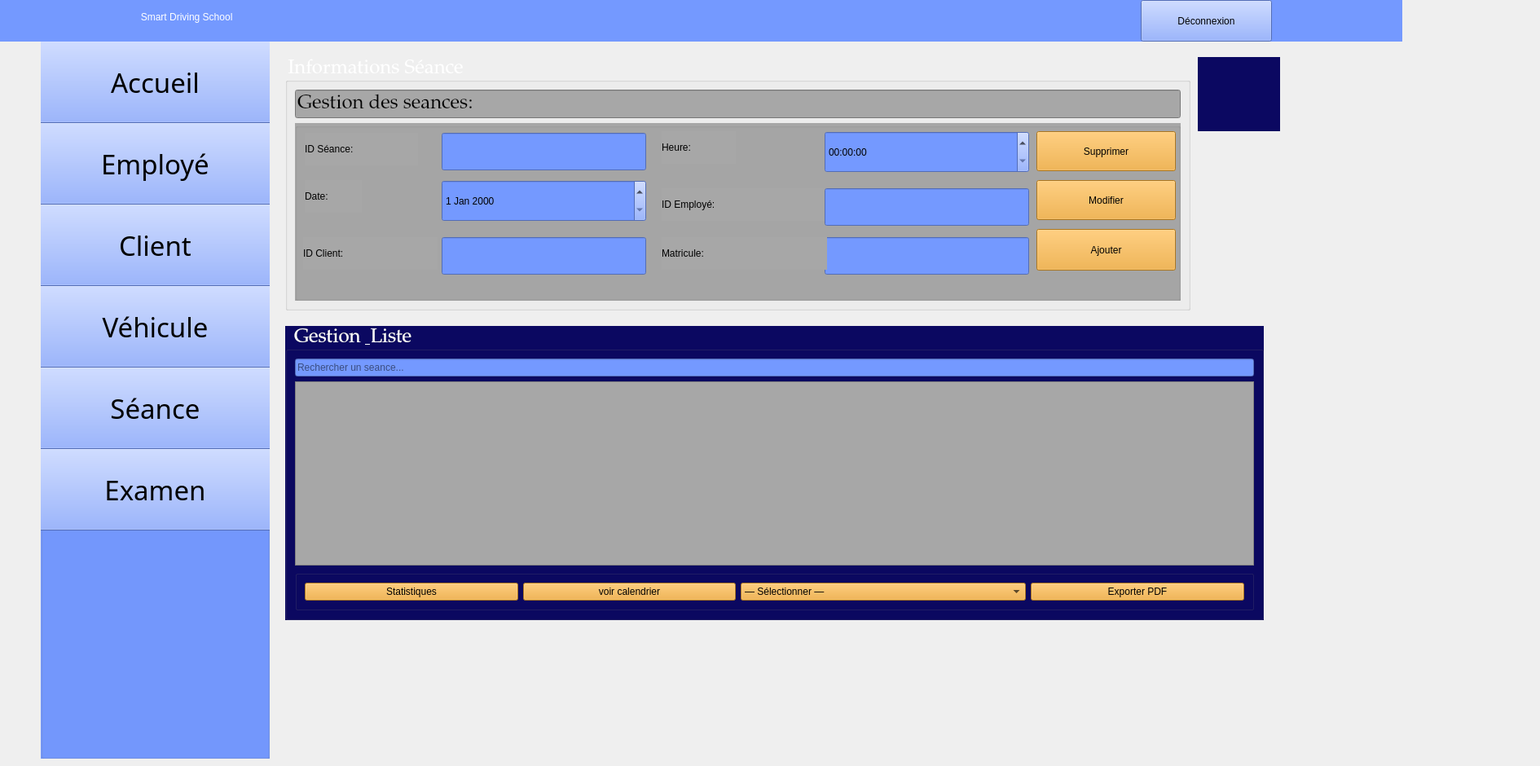
    <widget class="QWidget" name="seance">
     <widget class="QLabel" name="label_95">
      <property name="geometry">
       <rect>
        <x>-160</x>
        <y>-10</y>
        <width>1881</width>
        <height>61</height>
       </rect>
      </property>
      <property name="styleSheet">
       <string notr="true">color: rgb(255, 255, 255);
background-color: rgb(116, 153, 255);
font: 24pt &quot;Segoe UI Symbol&quot;;</string>
      </property>
      <property name="text">
       <string>                                                                                                    Smart Driving School         </string>
      </property>
     </widget>
     <widget class="QGroupBox" name="groupBox_16">
      <property name="geometry">
       <rect>
        <x>50</x>
        <y>30</y>
        <width>281</width>
        <height>901</height>
       </rect>
      </property>
      <property name="styleSheet">
       <string notr="true">background-color: rgb(116, 153, 255);</string>
      </property>
      <property name="title">
       <string/>
      </property>
      <widget class="QPushButton" name="pushButton30">
       <property name="geometry">
        <rect>
         <x>-20</x>
         <y>20</y>
         <width>321</width>
         <height>101</height>
        </rect>
       </property>
       <property name="font">
        <font>
         <family>Romantic</family>
         <pointsize>25</pointsize>
         <italic>false</italic>
         <bold>false</bold>
        </font>
       </property>
       <property name="styleSheet">
        <string notr="true">background-color: rgb(116, 153, 255);
font: 25pt &quot;Romantic&quot;;</string>
       </property>
       <property name="text">
        <string>Accueil</string>
       </property>
       <property name="icon">
        <iconset theme="QIcon::ThemeIcon::GoHome"/>
       </property>
       <property name="iconSize">
        <size>
         <width>35</width>
         <height>35</height>
        </size>
       </property>
      </widget>
      <widget class="QPushButton" name="pushButton31">
       <property name="geometry">
        <rect>
         <x>-20</x>
         <y>120</y>
         <width>321</width>
         <height>101</height>
        </rect>
       </property>
       <property name="font">
        <font>
         <family>Romantic</family>
         <pointsize>25</pointsize>
         <italic>false</italic>
         <bold>false</bold>
        </font>
       </property>
       <property name="styleSheet">
        <string notr="true">background-color: rgb(116, 153, 255);
font: 25pt &quot;Romantic&quot;;</string>
       </property>
       <property name="text">
        <string>Employé</string>
       </property>
       <property name="icon">
        <iconset resource="ressources.qrc">
         <normaloff>:/images/46db9ee3d4b3323457222bb8db7f3b42.png</normaloff>:/images/46db9ee3d4b3323457222bb8db7f3b42.png</iconset>
       </property>
       <property name="iconSize">
        <size>
         <width>45</width>
         <height>45</height>
        </size>
       </property>
      </widget>
      <widget class="QPushButton" name="pushButton32">
       <property name="geometry">
        <rect>
         <x>-20</x>
         <y>220</y>
         <width>321</width>
         <height>101</height>
        </rect>
       </property>
       <property name="font">
        <font>
         <family>Romantic</family>
         <pointsize>25</pointsize>
         <italic>false</italic>
         <bold>false</bold>
        </font>
       </property>
       <property name="styleSheet">
        <string notr="true">background-color: rgb(116, 153, 255);
font: 25pt &quot;Romantic&quot;;</string>
       </property>
       <property name="text">
        <string>Client</string>
       </property>
       <property name="icon">
        <iconset resource="ressources.qrc">
         <normaloff>:/images/0527f41904e77feddb97e532fe74d08f.png</normaloff>:/images/0527f41904e77feddb97e532fe74d08f.png</iconset>
       </property>
       <property name="iconSize">
        <size>
         <width>40</width>
         <height>40</height>
        </size>
       </property>
      </widget>
      <widget class="QPushButton" name="pushButton33">
       <property name="geometry">
        <rect>
         <x>-20</x>
         <y>320</y>
         <width>321</width>
         <height>101</height>
        </rect>
       </property>
       <property name="font">
        <font>
         <family>Romantic</family>
         <pointsize>25</pointsize>
         <italic>false</italic>
         <bold>false</bold>
        </font>
       </property>
       <property name="styleSheet">
        <string notr="true">background-color: rgb(116, 153, 255);
font: 25pt &quot;Romantic&quot;;</string>
       </property>
       <property name="text">
        <string>Véhicule</string>
       </property>
       <property name="icon">
        <iconset resource="ressources.qrc">
         <normaloff>:/images/cbad98069fae8d5554390bd40b0b561c.png</normaloff>:/images/cbad98069fae8d5554390bd40b0b561c.png</iconset>
       </property>
       <property name="iconSize">
        <size>
         <width>60</width>
         <height>60</height>
        </size>
       </property>
      </widget>
      <widget class="QPushButton" name="pushButton34">
       <property name="geometry">
        <rect>
         <x>-20</x>
         <y>420</y>
         <width>321</width>
         <height>101</height>
        </rect>
       </property>
       <property name="font">
        <font>
         <family>Romantic</family>
         <pointsize>25</pointsize>
         <italic>false</italic>
         <bold>false</bold>
        </font>
       </property>
       <property name="styleSheet">
        <string notr="true">background-color: rgb(116, 153, 255);
font: 25pt &quot;Romantic&quot;;</string>
       </property>
       <property name="text">
        <string>Séance</string>
       </property>
       <property name="icon">
        <iconset resource="ressources.qrc">
         <normaloff>:/images/c53651e2209ddb3281ed3a114fae2cfb.png</normaloff>:/images/c53651e2209ddb3281ed3a114fae2cfb.png</iconset>
       </property>
       <property name="iconSize">
        <size>
         <width>50</width>
         <height>50</height>
        </size>
       </property>
      </widget>
      <widget class="QPushButton" name="pushButton35">
       <property name="geometry">
        <rect>
         <x>-20</x>
         <y>520</y>
         <width>321</width>
         <height>101</height>
        </rect>
       </property>
       <property name="font">
        <font>
         <family>Romantic</family>
         <pointsize>25</pointsize>
         <italic>false</italic>
         <bold>false</bold>
        </font>
       </property>
       <property name="styleSheet">
        <string notr="true">background-color: rgb(116, 153, 255);
font: 25pt &quot;Romantic&quot;;</string>
       </property>
       <property name="text">
        <string>Examen</string>
       </property>
       <property name="icon">
        <iconset resource="ressources.qrc">
         <normaloff>:/images/7001e00fd5b7f2745c5e91ff547f4763.png</normaloff>:/images/7001e00fd5b7f2745c5e91ff547f4763.png</iconset>
       </property>
       <property name="iconSize">
        <size>
         <width>50</width>
         <height>50</height>
        </size>
       </property>
      </widget>
     </widget>
     <widget class="QLabel" name="label_96">
      <property name="geometry">
       <rect>
        <x>670</x>
        <y>10</y>
        <width>41</width>
        <height>31</height>
       </rect>
      </property>
      <property name="styleSheet">
       <string notr="true">background-color: rgb(116, 153, 255);</string>
      </property>
      <property name="text">
       <string/>
      </property>
      <property name="pixmap">
       <pixmap resource="ressources.qrc">:/images/image22.png</pixmap>
      </property>
      <property name="scaledContents">
       <bool>true</bool>
      </property>
     </widget>
     <widget class="QLabel" name="label_97">
      <property name="geometry">
       <rect>
        <x>1020</x>
        <y>10</y>
        <width>41</width>
        <height>31</height>
       </rect>
      </property>
      <property name="styleSheet">
       <string notr="true">background-color: rgb(116, 153, 255);</string>
      </property>
      <property name="text">
       <string/>
      </property>
      <property name="pixmap">
       <pixmap resource="ressources.qrc">:/images/image22.png</pixmap>
      </property>
      <property name="scaledContents">
       <bool>true</bool>
      </property>
     </widget>
     <widget class="QLabel" name="label_98">
      <property name="geometry">
       <rect>
        <x>1470</x>
        <y>70</y>
        <width>101</width>
        <height>91</height>
       </rect>
      </property>
      <property name="styleSheet">
       <string notr="true">background-color: rgb(11, 8, 97);</string>
      </property>
      <property name="text">
       <string/>
      </property>
      <property name="pixmap">
       <pixmap resource="ressources.qrc">:/images/logoc++++.png</pixmap>
      </property>
      <property name="scaledContents">
       <bool>true</bool>
      </property>
     </widget>
     <widget class="QPushButton" name="pushButton179">
      <property name="geometry">
       <rect>
        <x>1400</x>
        <y>0</y>
        <width>161</width>
        <height>51</height>
       </rect>
      </property>
      <property name="styleSheet">
       <string notr="true">font: 700 11pt &quot;Romantic&quot;;
background-color: rgb(116, 153, 255);</string>
      </property>
      <property name="text">
       <string>Déconnexion</string>
      </property>
     </widget>
     <widget class="QGroupBox" name="groupBoxForm">
      <property name="geometry">
       <rect>
        <x>350</x>
        <y>70</y>
        <width>1111</width>
        <height>311</height>
       </rect>
      </property>
      <property name="font">
       <font>
        <family>Palatino Linotype</family>
        <pointsize>18</pointsize>
       </font>
      </property>
      <property name="styleSheet">
       <string notr="true">color: rgb(255, 255, 255);</string>
      </property>
      <property name="title">
       <string>Informations Séance</string>
      </property>
      <layout class="QVBoxLayout" name="leftPanel">
       <item>
        <widget class="QLineEdit" name="lineEdit_7">
         <property name="font">
          <font>
           <family>Palatino Linotype</family>
           <pointsize>18</pointsize>
           <italic>false</italic>
           <bold>false</bold>
          </font>
         </property>
         <property name="styleSheet">
          <string notr="true">background-color: rgb(167, 167, 167); font: 18pt &quot;Palatino Linotype&quot;;
color: rgb(0, 0, 0);</string>
         </property>
         <property name="text">
          <string>Gestion des seances:</string>
         </property>
        </widget>
       </item>
       <item>
        <widget class="QGroupBox" name="groupBoxInputs">
         <property name="styleSheet">
          <string notr="true">background-color: rgb(167, 167, 167); color: rgb(0, 0, 0); font: 18pt &quot;Palatino Linotype&quot;;</string>
         </property>
         <widget class="QLabel" name="label_id">
          <property name="geometry">
           <rect>
            <x>12</x>
            <y>12</y>
            <width>139</width>
            <height>40</height>
           </rect>
          </property>
          <property name="text">
           <string>ID Séance:</string>
          </property>
         </widget>
         <widget class="QLineEdit" name="lineEdit_idSeance">
          <property name="geometry">
           <rect>
            <x>180</x>
            <y>12</y>
            <width>251</width>
            <height>46</height>
           </rect>
          </property>
          <property name="styleSheet">
           <string notr="true">background-color: rgb(116, 153, 255);</string>
          </property>
         </widget>
         <widget class="QLabel" name="label_date">
          <property name="geometry">
           <rect>
            <x>12</x>
            <y>70</y>
            <width>70</width>
            <height>40</height>
           </rect>
          </property>
          <property name="text">
           <string>Date:</string>
          </property>
         </widget>
         <widget class="QDateEdit" name="dateEdit_seance">
          <property name="geometry">
           <rect>
            <x>180</x>
            <y>70</y>
            <width>251</width>
            <height>51</height>
           </rect>
          </property>
          <property name="styleSheet">
           <string notr="true">background-color: rgb(116, 153, 255);</string>
          </property>
         </widget>
         <widget class="QLabel" name="label_heure">
          <property name="geometry">
           <rect>
            <x>450</x>
            <y>10</y>
            <width>91</width>
            <height>40</height>
           </rect>
          </property>
          <property name="text">
           <string>Heure:</string>
          </property>
         </widget>
         <widget class="QTimeEdit" name="timeEdit_seance">
          <property name="geometry">
           <rect>
            <x>650</x>
            <y>10</y>
            <width>251</width>
            <height>51</height>
           </rect>
          </property>
          <property name="styleSheet">
           <string notr="true">background-color: rgb(116, 153, 255);</string>
          </property>
         </widget>
         <widget class="QLabel" name="label_employe">
          <property name="geometry">
           <rect>
            <x>450</x>
            <y>80</y>
            <width>203</width>
            <height>40</height>
           </rect>
          </property>
          <property name="text">
           <string>ID Employé:</string>
          </property>
         </widget>
         <widget class="QLineEdit" name="lineEdit_idEmploye">
          <property name="geometry">
           <rect>
            <x>650</x>
            <y>80</y>
            <width>251</width>
            <height>46</height>
           </rect>
          </property>
          <property name="styleSheet">
           <string notr="true">background-color: rgb(116, 153, 255);</string>
          </property>
         </widget>
         <widget class="QLabel" name="label_client">
          <property name="geometry">
           <rect>
            <x>10</x>
            <y>140</y>
            <width>165</width>
            <height>40</height>
           </rect>
          </property>
          <property name="text">
           <string>ID Client:</string>
          </property>
         </widget>
         <widget class="QLineEdit" name="lineEdit_idClient_2">
          <property name="geometry">
           <rect>
            <x>180</x>
            <y>140</y>
            <width>251</width>
            <height>46</height>
           </rect>
          </property>
          <property name="styleSheet">
           <string notr="true">background-color: rgb(116, 153, 255);</string>
          </property>
         </widget>
         <widget class="QPushButton" name="ajouterSeance">
          <property name="geometry">
           <rect>
            <x>910</x>
            <y>130</y>
            <width>171</width>
            <height>51</height>
           </rect>
          </property>
          <property name="styleSheet">
           <string notr="true">font: 16pt &quot;Palatino Linotype&quot;;
background-color: rgb(241, 165, 40);</string>
          </property>
          <property name="text">
           <string>Ajouter</string>
          </property>
          <property name="icon">
           <iconset theme="QIcon::ThemeIcon::ListAdd"/>
          </property>
         </widget>
         <widget class="QLineEdit" name="lineEdit_matricule_2">
          <property name="geometry">
           <rect>
            <x>650</x>
            <y>140</y>
            <width>251</width>
            <height>46</height>
           </rect>
          </property>
          <property name="styleSheet">
           <string notr="true">background-color: rgb(116, 153, 255);</string>
          </property>
         </widget>
         <widget class="QLabel" name="label_employe_2">
          <property name="geometry">
           <rect>
            <x>450</x>
            <y>140</y>
            <width>203</width>
            <height>40</height>
           </rect>
          </property>
          <property name="text">
           <string>Matricule:</string>
          </property>
         </widget>
         <widget class="QPushButton" name="modifierSeance">
          <property name="geometry">
           <rect>
            <x>910</x>
            <y>70</y>
            <width>171</width>
            <height>49</height>
           </rect>
          </property>
          <property name="styleSheet">
           <string notr="true">font: 18pt &quot;Palatino Linotype&quot;;
color: rgb(0, 0, 0);
background-color: rgb(241, 165, 40);
</string>
          </property>
          <property name="text">
           <string>Modifier</string>
          </property>
          <property name="icon">
           <iconset theme="QIcon::ThemeIcon::MailMessageNew"/>
          </property>
         </widget>
         <widget class="QPushButton" name="supprimerSeance">
          <property name="geometry">
           <rect>
            <x>910</x>
            <y>10</y>
            <width>171</width>
            <height>49</height>
           </rect>
          </property>
          <property name="styleSheet">
           <string notr="true">font: 18pt &quot;Palatino Linotype&quot;;
color: rgb(0, 0, 0);
background-color: rgb(241, 165, 40);
</string>
          </property>
          <property name="text">
           <string>Supprimer</string>
          </property>
          <property name="icon">
           <iconset theme="QIcon::ThemeIcon::EditDelete"/>
          </property>
         </widget>
        </widget>
       </item>
      </layout>
     </widget>
     <widget class="QGroupBox" name="groupBoxTable">
      <property name="geometry">
       <rect>
        <x>350</x>
        <y>400</y>
        <width>1201</width>
        <height>361</height>
       </rect>
      </property>
      <property name="font">
       <font>
        <family>Palatino Linotype</family>
        <pointsize>18</pointsize>
       </font>
      </property>
      <property name="styleSheet">
       <string notr="true">background-color: rgb(11, 8, 97);
color: rgb(255, 255, 255);</string>
      </property>
      <property name="title">
       <string>Gestion &amp; Liste</string>
      </property>
      <layout class="QVBoxLayout" name="rightPanel">
       <item>
        <widget class="QLineEdit" name="lineEdit_rechercheSeance">
         <property name="styleSheet">
          <string notr="true">background-color: rgb(116, 153, 255);
color: rgb(0, 0, 0);</string>
         </property>
         <property name="placeholderText">
          <string>Rechercher un seance...</string>
         </property>
        </widget>
       </item>
       <item>
        <widget class="QTableView" name="tableseance">
         <property name="styleSheet">
          <string notr="true">background-color: rgb(167, 167, 167);
color: rgb(0, 0, 0);
font: 18pt &quot;Palatino Linotype&quot;;</string>
         </property>
         <attribute name="horizontalHeaderMinimumSectionSize">
          <number>40</number>
         </attribute>
         <attribute name="horizontalHeaderDefaultSectionSize">
          <number>190</number>
         </attribute>
         <attribute name="horizontalHeaderHighlightSections">
          <bool>false</bool>
         </attribute>
         <attribute name="verticalHeaderVisible">
          <bool>false</bool>
         </attribute>
         <attribute name="verticalHeaderMinimumSectionSize">
          <number>30</number>
         </attribute>
         <attribute name="verticalHeaderDefaultSectionSize">
          <number>50</number>
         </attribute>
         <attribute name="verticalHeaderHighlightSections">
          <bool>false</bool>
         </attribute>
        </widget>
       </item>
       <item>
        <widget class="QGroupBox" name="groupBoxButtons">
         <property name="styleSheet">
          <string notr="true">font: 10pt &quot;Palatino Linotype&quot;;</string>
         </property>
         <layout class="QHBoxLayout" name="buttonLayout">
          <item>
           <widget class="QPushButton" name="pushButton145">
            <property name="styleSheet">
             <string notr="true">font: 16pt &quot;Palatino Linotype&quot;;
color: rgb(0, 0, 0);
background-color: rgb(241, 165, 40);
</string>
            </property>
            <property name="text">
             <string>Statistiques</string>
            </property>
            <property name="icon">
             <iconset resource="ressources.qrc">
              <normaloff>:/images/statistic-icon-design-free-vector.png</normaloff>:/images/statistic-icon-design-free-vector.png</iconset>
            </property>
            <property name="iconSize">
             <size>
              <width>25</width>
              <height>25</height>
             </size>
            </property>
           </widget>
          </item>
          <item>
           <widget class="QPushButton" name="gocalendar">
            <property name="styleSheet">
             <string notr="true">font: 16pt &quot;Palatino Linotype&quot;;
background-color: rgb(241, 165, 40);
color: rgb(0, 0, 0);</string>
            </property>
            <property name="text">
             <string>voir calendrier</string>
            </property>
            <property name="icon">
             <iconset theme="QIcon::ThemeIcon::ListAdd"/>
            </property>
           </widget>
          </item>
          <item>
           <widget class="QComboBox" name="comboBox_triSeance">
            <property name="styleSheet">
             <string notr="true">font: 16pt &quot;Palatino Linotype&quot;;
color: rgb(0, 0, 0);
background-color: rgb(241, 165, 40);
</string>
            </property>
            <item>
             <property name="text">
              <string>— Sélectionner —</string>
             </property>
            </item>
            <item>
             <property name="text">
              <string>Date proche → éloignée			</string>
             </property>
            </item>
            <item>
             <property name="text">
              <string>Date éloignée → proche		</string>
             </property>
            </item>
            <item>
             <property name="text">
              <string>récemment ajouté</string>
             </property>
            </item>
            <item>
             <property name="text">
              <string>Anciennes séances</string>
             </property>
            </item>
           </widget>
          </item>
          <item>
           <widget class="QPushButton" name="btn_exportSeancePDF">
            <property name="styleSheet">
             <string notr="true"> color: rgb(0, 0, 0);
font: 16pt &quot;Palatino Linotype&quot;;
background-color: rgb(241, 165, 40);</string>
            </property>
            <property name="text">
             <string>Exporter PDF</string>
            </property>
            <property name="icon">
             <iconset theme="QIcon::ThemeIcon::DocumentOpen"/>
            </property>
           </widget>
          </item>
         </layout>
        </widget>
       </item>
      </layout>
     </widget>
     <zorder>groupBox_16</zorder>
     <zorder>label_95</zorder>
     <zorder>label_96</zorder>
     <zorder>label_97</zorder>
     <zorder>label_98</zorder>
     <zorder>pushButton179</zorder>
     <zorder>groupBoxForm</zorder>
     <zorder>groupBoxTable</zorder>
    </widget>
